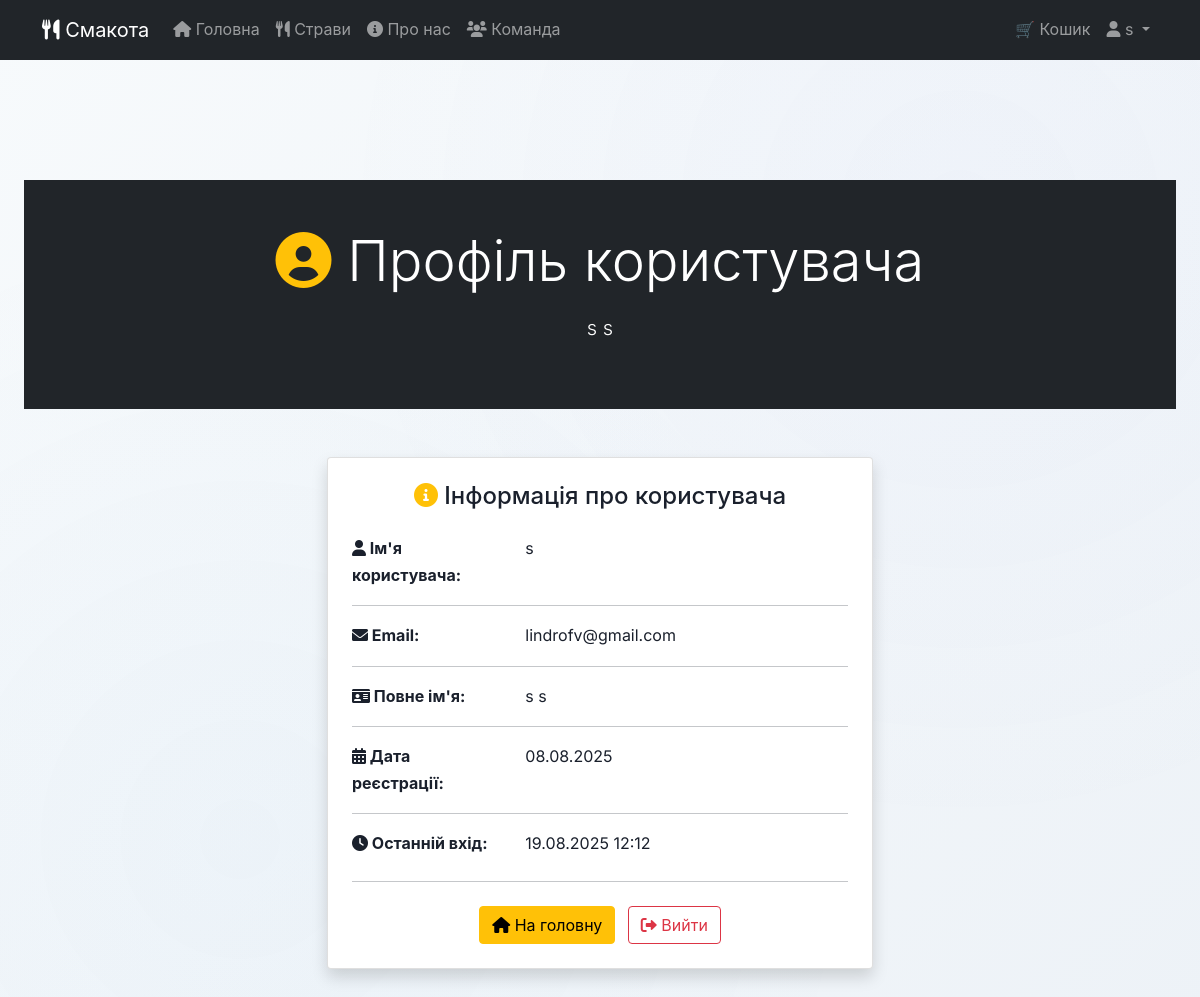
The app's page /market/profile/ (signed in) with its own data.
### Market/models.py (models this page shows, shortened)
class CustomUser(AbstractUser):
    age = models.IntegerField(null=True, blank=True)
    country = models.CharField(max_length=100, blank=True)
    address = models.TextField(blank=True)
    bonus_points = models.DecimalField(max_digits=10, decimal_places=2, default=0.00)
    bonus_points = models.DecimalField(max_digits=10, decimal_places=2, default=0.00)  # Поле для зберігання бонусних балів користувача
    class Meta:
        db_table = 'market_customuser'
    groups = models.ManyToManyField(
        'auth.Group',
        verbose_name='groups',
        blank=True,
        help_text='The groups this user belongs to.',
        related_name='custom_user_set',
        related_query_name='custom_user',
    )
    user_permissions = models.ManyToManyField(
        'auth.Permission',
        verbose_name='user permissions',
        blank=True,
        help_text='Specific permissions for this user.',
        related_name='custom_user_set',
        related_query_name='custom_user',
    )

### Market/auth_views.py (the view)
# urls.py: path('profile/', auth_views.profile, name='profile'),
@login_required
def profile(request):
    return render(request, 'Market/auth/profile.html', {
        'title': f'Профіль - {request.user.username}'
    })

### Market/templates/Market/auth/profile.html (shortened to what this page needs)
{% extends 'Market/base.html' %}
{% block content %}
<section class="py-5 bg-dark text-white">
    <div class="container text-center">
        <h1 class="display-4 mb-3">
            <i class="fas fa-user-circle text-warning"></i> Профіль користувача
        </h1>
        <p class="lead">{{ user.get_full_name|default:user.username }}</p>
    </div>
</section>
<section class="py-5">
    <div class="container">
        <div class="row justify-content-center">
            <div class="col-md-8 col-lg-6">
                <div class="card shadow">
                    <div class="card-body p-4">
                        <h4 class="card-title text-center mb-4">
                            <i class="fas fa-info-circle text-warning"></i> Інформація про користувача
                        </h4>
                        <div class="row">
                            <div class="col-sm-4">
                                <strong><i class="fas fa-user"></i> Ім'я користувача:</strong>
                            </div>
                            <div class="col-sm-8">
                                {{ user.username }}
                            </div>
                        </div>
                        <hr>
                        <div class="row">
                            <div class="col-sm-4">
                                <strong><i class="fas fa-envelope"></i> Email:</strong>
                            </div>
                            <div class="col-sm-8">
                                {{ user.email|default:"Не вказано" }}
                            </div>
                        </div>
                        <hr>
                        <div class="row">
                            <div class="col-sm-4">
                                <strong><i class="fas fa-id-card"></i> Повне ім'я:</strong>
                            </div>
                            <div class="col-sm-8">
                                {% if user.first_name or user.last_name %}
                                    {{ user.first_name }} {{ user.last_name }}
                                {% else %}
                                    Не вказано
                                {% endif %}
                            </div>
                        </div>
                        <hr>
                        <div class="row">
                            <div class="col-sm-4">
                                <strong><i class="fas fa-calendar-alt"></i> Дата реєстрації:</strong>
                            </div>
                            <div class="col-sm-8">
                                {{ user.date_joined|date:"d.m.Y" }}
                            </div>
                        </div>
                        <hr>
                        <div class="row">
                            <div class="col-sm-4">
                                <strong><i class="fas fa-clock"></i> Останній вхід:</strong>
                            </div>
                            <div class="col-sm-8">
                                {% if user.last_login %}
                                    {{ user.last_login|date:"d.m.Y H:i" }}
                                {% else %}
                                    Ніколи
                                {% endif %}
                            </div>
                        </div>
                        <hr class="my-4">
                        <div class="text-center">
                            <a href="{% url 'Market:index' %}" class="btn btn-warning me-2">
                                <i class="fas fa-home"></i> На головну
                            </a>
                            <a href="{% url 'Market:logout' %}" class="btn btn-outline-danger">
                                <i class="fas fa-sign-out-alt"></i> Вийти
                            </a>
                        </div>
                    </div>
                </div>
            </div>
        </div>
    </div>
</section>
{% endblock %}

### Market/templates/Market/navbar.html (shortened to what this page needs)
{% load static %}
<nav class="navbar navbar-expand-lg navbar-dark bg-dark">
    <div class="container">
        <a class="navbar-brand" href="{% url 'Market:index' %}">
            <i class="fas fa-utensils"></i> Смакота
        </a>
        <div class="collapse navbar-collapse" id="navbarNav">
            <ul class="navbar-nav me-auto">
                <li class="nav-item">
                    <a class="nav-link {% if request.resolver_match.url_name == 'index' %}active{% endif %}"
                       href="{% url 'Market:index' %}">
                        <i class="fas fa-home"></i> Головна
                    </a>
                </li>
                <li class="nav-item">
                    <a class="nav-link {% if request.resolver_match.url_name == 'dishes' %}active{% endif %}"
                       href="/market/menu">
                        <i class="fas fa-utensils"></i> Страви
                    </a>
                </li>
                <li class="nav-item">
                    <a class="nav-link {% if request.resolver_match.url_name == 'about' %}active{% endif %}"
                       href="{% url 'Market:about' %}">
                        <i class="fas fa-info-circle"></i> Про нас
                    </a>
                </li>
                <li class="nav-item">
                    <a class="nav-link {% if request.resolver_match.url_name == 'team_info' %}active{% endif %}"
                       href="{% url 'Market:team' %}">
                        <i class="fas fa-users"></i> Команда
                    </a>
                </li>
            </ul>
            <ul class="navbar-nav">
                <li class="nav-item">
                    <a href="{% url 'Market:view_cart' %}" class="nav-link position-relative">
                        🛒 Кошик
                    </a>
                </li>
                {% if user.is_authenticated %}
                    <li class="nav-item dropdown">
                        <a class="nav-link dropdown-toggle" href="#" id="navbarDropdown" role="button" data-bs-toggle="dropdown">
                            <i class="fas fa-user"></i> {{ user.username }}
                        </a>
                    </li>
                {% endif %}
            </ul>
        </div>
    </div>
</nav>

### Market/static/Market/styles/style.css (style rules this page uses)
* { margin: 0; padding: 0; box-sizing: border-box; }
:root { --primary-gradient: linear-gradient(135deg, #667eea 0%, #764ba2 100%); --secondary-gradient: linear-gradient(135deg, #f093fb 0%, #f5576c 100%); --success-gradient: linear-gradient(135deg, #4facfe 0%, #00f2fe 100%); --warning-gradient: linear-gradient(135deg, #43e97b 0%, #38f9d7 100%); --danger-gradient: linear-gradient(135deg, #fa709a 0%, #fee140 100%); --glass-bg: rgba(255, 255, 255, 0.08); --glass-border: rgba(255, 255, 255, 0.2); --glass-shadow: 0 8px 32px rgba(31, 38, 135, 0.37); --text-primary: #2d3748; --text-secondary: #4a5568; --text-light: rgba(255, 255, 255, 0.95); --border-radius-sm: 8px; --border-radius-md: 16px; --border-radius-lg: 24px; --border-radius-xl: 32px; --spacing-xs: 0.5rem; --spacing-sm: 1rem; --spacing-md: 1.5rem; --spacing-lg: 2rem; --spacing-xl: 3rem; --transition-fast: 0.15s ease-out; --transition-smooth: 0.3s cubic-bezier(0.4, 0, 0.2, 1); --transition-bounce: 0.5s cubic-bezier(0.68, -0.55, 0.265, 1.55); }
body { font-family: 'Inter', -apple-system, BlinkMacSystemFont, 'Segoe UI', sans-serif; line-height: 1.7; color: #1a202c; background: linear-gradient(135deg, #f7fafc 0%, #edf2f7 100%); min-height: 100vh; position: relative; }
body::before { content: ''; position: fixed; top: 0; left: 0; right: 0; bottom: 0; background: radial-gradient(circle at 20% 80%, rgba(66, 153, 225, 0.03) 0%, transparent 50%), radial-gradient(circle at 80% 20%, rgba(129, 140, 248, 0.03) 0%, transparent 50%); pointer-events: none; z-index: -1; }
html { scroll-behavior: smooth; }
* { cursor: default; }
a, button, [onclick] { cursor: pointer !important; }
.action-btn, .like-btn, .dislike-btn, nav a, .pagination a { position: relative; overflow: hidden; }
a, button, .product, .action-btn, .like-btn, .dislike-btn, nav a, .pagination a { transition: all var(--transition-smooth); }

### Market/templates/Market/navbar.html (style rules this page uses)
.navbar { z-index: 1050; position: relative; }

### records on screen
CustomUser: username "s", get_full_name "s s", email "lindrofv@gmail.com", first_name "s", last_name "s", date_joined "08.08.2025", last_login "19.08.2025 12:12"
